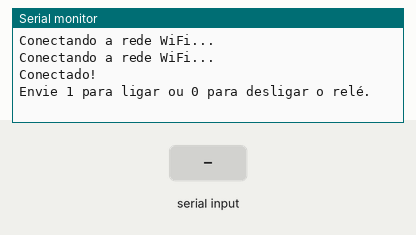
The sketch below on a simulated ESP32. Shown: the last lines printed to the serial monitor. The test bench sets the inputs (shaded band). WiFi joins after 1.5 s; servers stay silent unless stated; uploads are accepted with an empty reply.

Above: at 7.2 s.
7.3 s: "1\n" received over Serial
At 8.3 s:
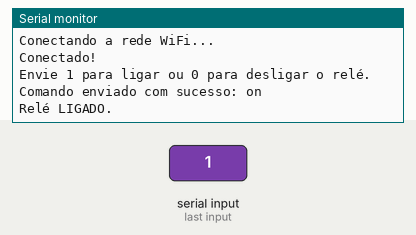
9.0 s: "0\n" received over Serial
At 9.6 s:
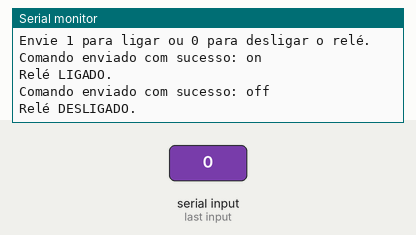

Measured:
- after the input at 7.3 s, the serial monitor: prints a new line after 0.20 s (image 1)
- after the input at 9.0 s, the serial monitor: prints a new line after 0.20 s (image 2)

The sketch:

teste_copy_20250415164147.ino
```cpp
#include <WiFi.h>
#include <HTTPClient.h>

const char* ssid = "LCA";
const char* password = "12345678";

String enderecoIp = "192.168.1.103"; // Ex: "192.168.0.10"
String idSonoff = "ESP_B2492D"; // Ex: "1000abcdef"

int statusSonoff = -1; // -1 = indefinido, 0 = off, 1 = on

void setup() {
  Serial.begin(115200);
  delay(4000);

  WiFi.begin(ssid, password);
  while (WiFi.status() != WL_CONNECTED) {
    delay(1000);
    Serial.println("Conectando a rede WiFi...");
  }
  Serial.println("Conectado!");
  Serial.println("Envie 1 para ligar ou 0 para desligar o relé.");
}

void loop() {
  if (WiFi.status() != WL_CONNECTED) {
    Serial.println("Erro na conexão WiFi!");
    delay(1000);
    return;
  }

  if (Serial.available()) {
    String comando = Serial.readStringUntil('\n');
    comando.trim(); // Remove espaços e quebras de linha extras

    if (comando == "1" && statusSonoff != 1) {
      enviarComandoSonoff("on");
      statusSonoff = 1;
      Serial.println("Relé LIGADO.");
    }
    else if (comando == "0" && statusSonoff != 0) {
      enviarComandoSonoff("off");
      statusSonoff = 0;
      Serial.println("Relé DESLIGADO.");
    }
  }
}

void enviarComandoSonoff(String estado) {
  HTTPClient http;
  String url = "http://" + enderecoIp + ":8081/zeroconf/switch";
  http.begin(url);
  http.addHeader("Content-Type", "application/json");

  String corpo = "{\"deviceid\":\"" + idSonoff + "\",\"data\":{\"switch\":\"" + estado + "\"}}";
  int httpCode = http.POST(corpo);

  if (httpCode > 0) {
    Serial.println("Comando enviado com sucesso: " + estado);
  } else {
    Serial.println("Erro ao enviar comando: " + http.errorToString(httpCode));
  }

  http.end();
}
```
